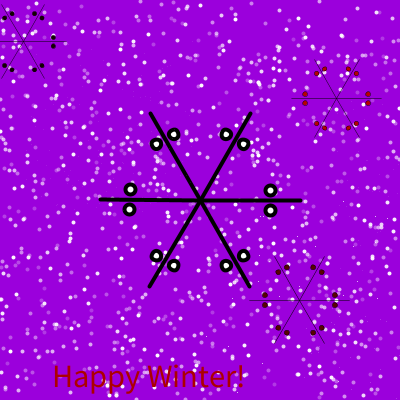
Frame 1 (no input)
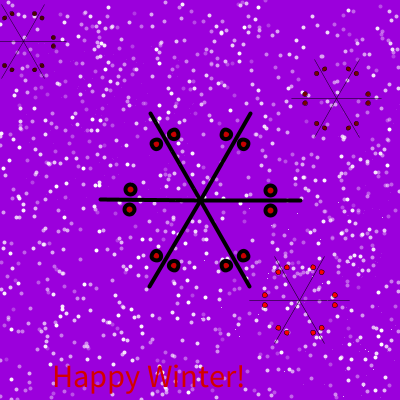
Frame 60 (the mouse pressed at the canvas centre just before this capture)
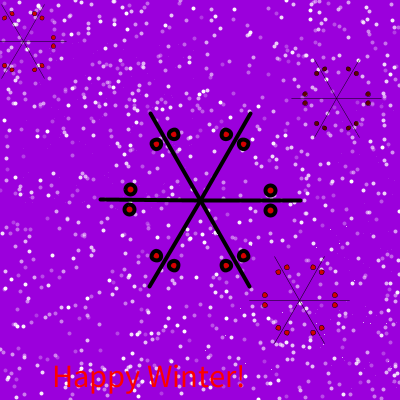
Frame 120 (the mouse held since frame 60 and released just before this capture)

The Processing sketch that drew these frames (run headless with seeded random() and noise(); from frame 60 on, the mouse is pressed at the canvas centre):

// Processing sketch: processing_123548
// ── processing_123548.pde

void setup() {
  size(400, 400);
  frameRate(10);
}

void draw() {
  background(155, 0, 220);
  translate(200, 200);

  for (int j=0;j<1000;j++) {
    stroke(255, random(55, 255));
    strokeWeight(4);
    point(random(-200, 200), random(-200, 200));
  }
  
 flake();
 
 translate(100,100);
 scale(.5,.5);
 flake();
 
 translate(73,-403);
 scale(.9,.9);
 flake();
  
 translate(-696,-126);
 scale(.95,.95);
 flake();
 
}

void flake(){
  //rotate(PI/6);
  int sections=6;
  stroke(0);

  for (int i=0;i<sections;i++) {
    line(0, 0, 100, 0);
    ellipse(70, 10, 10, 10);
    ellipse(70, -10, 10, 10);
    rotate(2*PI/sections);
  }
  
  fill(random(255),0,0); 
  textSize(76); 
  text("Happy Winter!", 66, 807);

 strokeWeight(1);
 
 stroke(255, 255, 255);
  
{ 
  for (int i = 0; i < 10; i = i+1)
    for (int j=0; j<10; j=j+1)
{      point(random(i*40, (i+1)*40), random(height));
}
 
}
}
